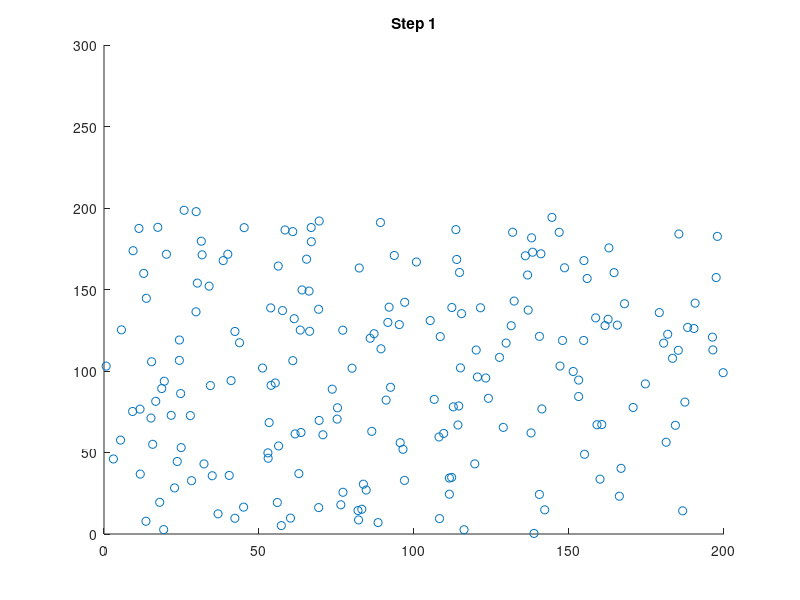

Recreate this plot in MATLAB. (Note: this script raises an error after producing the figure.)
clc
clear all

% Parameters
num_agents = 200;             % Number of agents
space_width = 200;            % Width of the space
space_height = 300;           % Height of the space
cohesion_strength = 0.5;      % Cohesion strength
velocity_matching = 1.0;      % Velocity matching factor
noise_factor = 5.0;           % Noise factor

% Initialize agent positions and velocities randomly
positions = space_width * rand(num_agents, 2);    % Random positions in 2D space
velocities = rand(num_agents, 2) - 0.5;           % Random initial velocities

% Simulation parameters
time_steps = 100;   % Number of simulation steps
radius = 10;  % Adjust this value to define the interaction radius

% Initialize arrays to store metrics over time
avg_neighbor_distance = zeros(time_steps, 1);
velocity_alignment = zeros(time_steps, 1);
group_dispersion = zeros(time_steps, 1);

% Simulation loop
for t = 1:time_steps
    % Plot agents at each time step (optional)
    scatter(positions(:, 1), positions(:, 2));
    xlim([0, space_width]);
    ylim([0, space_height]);
    title(['Step ', num2str(t)]);
    drawnow;

    % Calculate agent velocities based on neighbors
    for i = 1:num_agents
        % Find neighbors within a certain radius (you can define a distance threshold)
        neighbor_indices = find(sqrt(sum((positions - positions(i, :)).^2, 2)) < radius);
        
        % Calculate average velocity of neighbors
        avg_velocity = mean(velocities(neighbor_indices, :), 1);
        
        % Update agent velocity based on alignment and noise
        velocities(i, :) = (1 - velocity_matching) * velocities(i, :) + ...
            velocity_matching * avg_velocity + noise_factor * randn(1, 2);
    end
    
    % Update agent positions based on velocities
    positions = positions + velocities;
    
    % Wrap-around boundary conditions (optional)
    positions(positions < 0) = positions(positions < 0) + space_width;
    positions(positions > space_width) = positions(positions > space_width) - space_width;
    
    % Calculate metrics
    distances = pdist2(positions, positions); % Calculate pairwise distances
    distances(logical(eye(size(distances)))) = NaN; % Set diagonal elements to NaN
    avg_neighbor_distance(t) = nanmean(min(distances,[],2)); % Calculate average minimum distance
    
    % Calculate velocity alignment
    unit_velocities = velocities ./ vecnorm(velocities, 2, 2); % Normalize velocities
    cosine_similarity = sum(unit_velocities .* unit_velocities, 2); % Cosine similarity
    velocity_alignment(t) = mean(cosine_similarity);
    
    % Calculate group spatial dispersion
    group_dispersion(t) = sqrt(var(positions(:,1)) + var(positions(:,2)));
end

% Plot metrics over time
figure;
subplot(3, 1, 1);
plot(avg_neighbor_distance);
title('Average Neighbor Distance');
xlabel('Time Step');
ylabel('Distance');

subplot(3, 1, 2);
plot(velocity_alignment);
title('Velocity Alignment');
xlabel('Time Step');
ylabel('Alignment');

subplot(3, 1, 3);
plot(group_dispersion);
title('Group Spatial Dispersion');
xlabel('Time Step');
ylabel('Dispersion');
